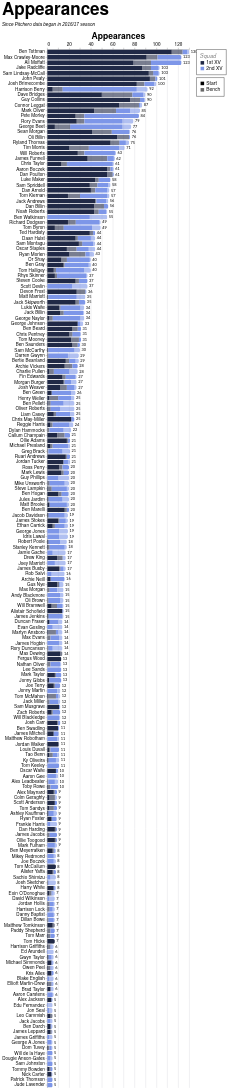

Vega-Lite specification stored for this chart:
### Vega-Lite specification from a JSON file in a GitHub repository (floating-point values rounded to 4 significant figures; data arrays with more than 128 entries replaced by an {"elided": "..."} marker saying what was removed)
{"config": {"axis": {"labelFont": "PT Sans Narrow, Helvetica Neue, Helvetica, Arial, sans-serif", "titleFont": "PT Sans Narrow, Helvetica Neue, Helvetica, Arial, sans-serif", "labelFontSize": 13, "titleFontSize": 24, "gridColor": "#202947", "gridOpacity": 0.2, "zindex": 1}, "text": {"font": "Lato, sans-serif"}, "bar": {"cornerRadiusEnd": 5}, "header": {"labelFont": "PT Sans Narrow, Helvetica Neue, Helvetica, Arial, sans-serif", "titleFont": "PT Sans Narrow, Helvetica Neue, Helvetica, Arial, sans-serif", "labelFontSize": 24, "titleFontSize": 28, "labelFontWeight": "bold", "orient": "left"}, "legend": {"labelFont": "PT Sans Narrow, Helvetica Neue, Helvetica, Arial, sans-serif", "titleFont": "PT Sans Narrow, Helvetica Neue, Helvetica, Arial, sans-serif", "labelFontSize": 14, "titleFontSize": 16, "titlePadding": 5, "fillColor": "white", "strokeColor": "black", "padding": 10, "titleFontWeight": "lighter", "titleFontStyle": "italic", "titleColor": "gray", "offset": 10}, "title": {"font": "PT Sans Narrow, Helvetica Neue, Helvetica, Arial, sans-serif", "fontSize": 48, "fontWeight": "bold", "anchor": "start", "align": "center", "titlePadding": 20, "subtitlePadding": 10, "subtitleFontSize": 13, "subtitleColor": "", "subtitleFontStyle": "italic", "offset": 15, "color": "black"}, "axisX": {"labelAngle": 0}, "facet": {"title": null, "header": null, "align": {"row": "each", "column": "each"}, "spacing": 10}, "resolve": {"scale": {"y": "independent", "facet": "independent"}}, "background": "transparent", "scale": {"offsetBandPaddingOuter": 0.2, "offsetBandPaddingInner": 0.1}, "view": {"stroke": null, "background": "transparent"}}, "layer": [{"mark": {"type": "bar"}, "encoding": {"color": {"field": "squad", "legend": {"direction": "vertical", "labelExpr": "datum.value + ' XV'", "offset": 20, "orient": "right", "title": "Squad"}, "scale": {"domain": ["1st", "2nd"], "range": ["#202946", "#7d96e8"]}, "sort": ["1st", "2nd"], "type": "nominal"}, "opacity": {"field": "start", "legend": {"direction": "vertical", "offset": 20, "orient": "right", "title": null}, "scale": {"domain": ["Start", "Bench"], "range": [1.0, 0.6]}, "sort": ["Start", "Bench"], "type": "nominal"}, "order": {"field": "stack_order", "sort": "ascending", "type": "quantitative"}, "tooltip": [{"field": "player", "title": "Player", "type": "nominal"}, {"field": "squad", "title": "Squad", "type": "nominal"}, {"field": "start", "title": "Selection", "type": "nominal"}, {"aggregate": "sum", "field": "games", "title": "Games", "type": "quantitative"}, {"aggregate": "max", "field": "player_total", "title": "Total", "type": "quantitative"}], "x": {"aggregate": "sum", "axis": {"orient": "top", "title": "Appearances"}, "field": "games", "type": "quantitative"}, "y": {"field": "player", "sort": {"field": "player_total", "op": "max", "order": "descending"}, "title": null, "type": "nominal"}}}, {"mark": {"type": "text", "align": "left", "baseline": "middle", "color": "black", "dx": 4, "fontSize": 11}, "encoding": {"text": {"field": "total_games", "format": ".0f", "type": "quantitative"}, "x": {"axis": {"orient": "top", "title": "Appearances"}, "field": "total_games", "type": "quantitative"}, "y": {"field": "player", "sort": {"field": "player_total", "op": "max", "order": "descending"}, "title": null, "type": "nominal"}}, "transform": [{"aggregate": [{"op": "sum", "field": "games", "as": "total_games"}, {"op": "max", "field": "player_total", "as": "player_total"}], "groupby": ["player"]}]}], "data": {"name": "data-74281f9760aeacfc7abfb507933c4109"}, "height": {"step": 15}, "params": [{"name": "seasonParam", "value": []}, {"name": "gameTypesParam", "value": []}, {"name": "squadParam", "value": "All"}, {"name": "positionsParam", "value": []}, {"name": "minAppsParam", "value": 5}], "title": {"text": "Appearances", "subtitle": "Since Pitchero data began in 2016/17 season"}, "transform": [{"filter": "length(seasonParam) === 0 || indexof(seasonParam, datum.season) >= 0"}, {"filter": "length(gameTypesParam) === 0 || indexof(gameTypesParam, datum.game_type) >= 0"}, {"filter": "squadParam === \"All\" || datum.squad === squadParam"}, {"filter": "length(positionsParam) === 0 || indexof(positionsParam, datum.position) >= 0"}, {"joinaggregate": [{"op": "sum", "field": "games", "as": "player_total"}], "groupby": ["player"]}, {"filter": "datum.player_total >= minAppsParam"}], "width": 400, "$schema": "https://vega.github.io/schema/vega-lite/v5.20.1.json", "datasets": {"data-74281f9760aeacfc7abfb507933c4109": {"elided": "2423 records"}}}
